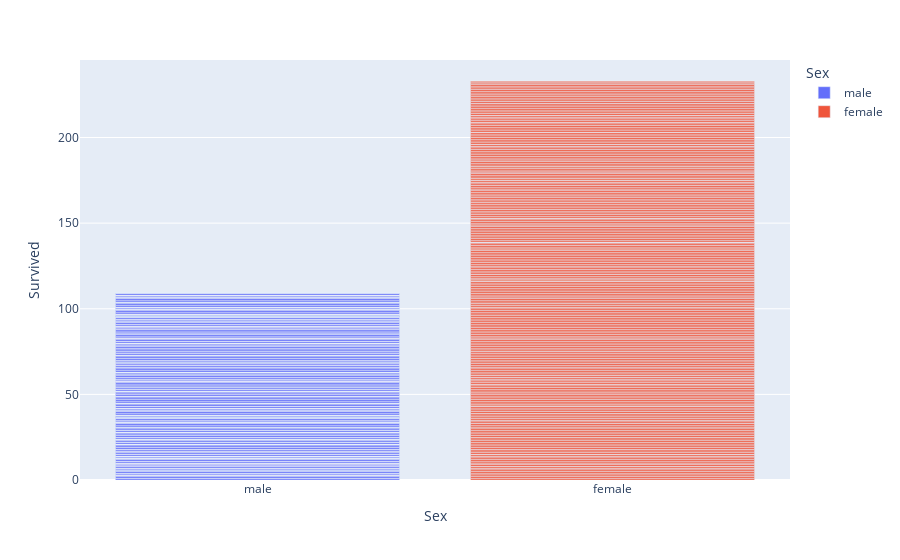

This figure's notebook cell:
### Code cell
import plotly.express as px
fig = px.bar(train, x='Sex', y='Survived', color='Sex')
#fig = px.pie(train, values='Survived', names='Sex', title='Population of European continent', histnorm='percent')

fig.show()

### Figure 1 — Plotly figure (JSON) as saved in the notebook; plotly's stock layout.template omitted (floating-point values rounded to 4 significant figures; data arrays with more than 128 entries replaced by an {"elided": "..."} marker saying what was removed)
{"data": [{"alignmentgroup": "True", "hovertemplate": "Sex=%{x}<br>Survived=%{y}<extra></extra>", "legendgroup": "male", "marker": {"color": "#636efa", "pattern": {"shape": ""}}, "name": "male", "offsetgroup": "male", "orientation": "v", "showlegend": true, "textposition": "auto", "type": "bar", "x": {"elided": "577 str values"}, "xaxis": "x", "y": {"elided": "577 int values"}, "yaxis": "y"}, {"alignmentgroup": "True", "hovertemplate": "Sex=%{x}<br>Survived=%{y}<extra></extra>", "legendgroup": "female", "marker": {"color": "#EF553B", "pattern": {"shape": ""}}, "name": "female", "offsetgroup": "female", "orientation": "v", "showlegend": true, "textposition": "auto", "type": "bar", "x": {"elided": "314 str values"}, "xaxis": "x", "y": {"elided": "314 int values"}, "yaxis": "y"}], "layout": {"autosize": true, "barmode": "relative", "legend": {"title": {"text": "Sex"}, "tracegroupgap": 0}, "margin": {"t": 60}, "xaxis": {"anchor": "y", "autorange": true, "categoryarray": ["male", "female"], "categoryorder": "array", "domain": [0, 1], "range": [-0.5, 1.5], "title": {"text": "Sex"}, "type": "category"}, "yaxis": {"anchor": "x", "autorange": true, "domain": [0, 1], "range": [0, 245.3], "title": {"text": "Survived"}, "type": "linear"}}}
